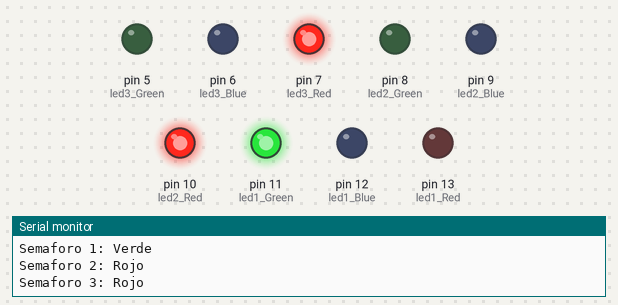
Bench run of a sketch on a simulated Arduino Uno, built with avr-gcc and run on an emulated ATmega328P. On the bench: output pins drawn as LEDs (lit = HIGH), the last lines printed to the serial monitor.

Above: at 1.5 s.
At 4.5 s:
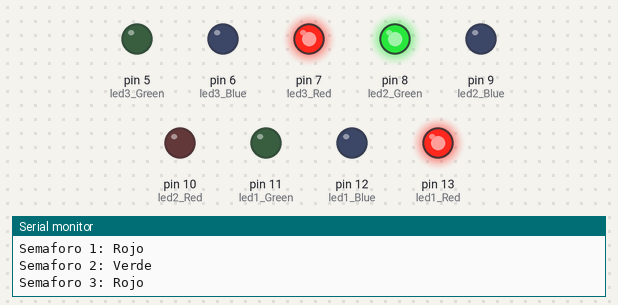
At 7.5 s:
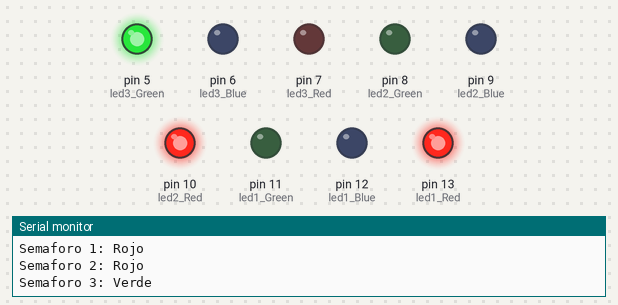
At 9.5 s:
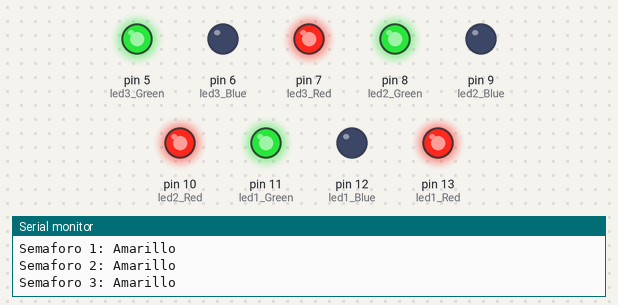
At 10.5 s:
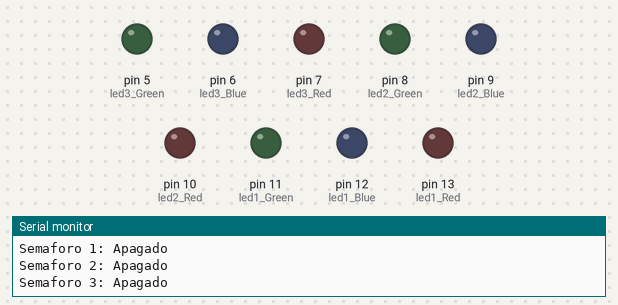
Timing chart, 0 to 14.3 s (numbered marks = the images above):
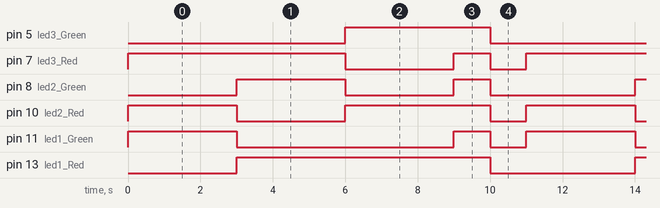

Measured:
- by itself, pin 5 (led3_Green): alternates HIGH for 4.0 s and LOW for 7.0 s
- by itself, pin 7 (led3_Red): repeats every 11.0 s: LOW 3.0 s, HIGH 1.0 s, LOW 1.0 s, HIGH 6.0 s
- by itself, pin 8 (led2_Green): repeats every 11.0 s: LOW 3.0 s, HIGH 1.0 s, LOW 4.0 s, HIGH 3.0 s
- by itself, pin 10 (led2_Red): repeats every 11.0 s: LOW 3.0 s, HIGH 4.0 s, LOW 1.0 s, HIGH 3.0 s
- by itself, pin 11 (led1_Green): repeats every 11.0 s: LOW 6.0 s, HIGH 1.0 s, LOW 1.0 s, HIGH 3.0 s
- by itself, pin 13 (led1_Red): alternates HIGH for 7.0 s and LOW for 4.0 s

The sketch:

Lab_02_Semaforo.ino
```cpp
// Pines para el LED RGB
#define led1_Red 13
#define led1_Green 11
#define led1_Blue 12

#define led2_Red 10
#define led2_Green 8
#define led2_Blue 9

#define led3_Red 7
#define led3_Green 5
#define led3_Blue 6


void led1Colors(int r, int g, int b) {
  analogWrite(led1_Red, r);
  analogWrite(led1_Green, g);
  analogWrite(led1_Blue, b);
  Serial.print("Semaforo 1: ");
  printColor(r, g, b);
}

void led2Colors(int r, int g, int b) {
  analogWrite(led2_Red, r);
  analogWrite(led2_Green, g);
  analogWrite(led2_Blue, b);
  Serial.print("Semaforo 2: ");
  printColor(r, g, b);
}

void led3Colors(int r, int g, int b) {
  analogWrite(led3_Red, r);
  analogWrite(led3_Green, g);
  analogWrite(led3_Blue, b);
  Serial.print("Semaforo 3: ");
  printColor(r, g, b);
}


void printColor(int r, int g, int b) {
  if (r == 255 && g == 0 && b == 0) {
    Serial.println("Rojo");
  } else if (r == 0 && g == 255 && b == 0) {
    Serial.println("Verde");
  } else if (r == 255 && g == 255 && b == 0) {
    Serial.println("Amarillo");
  } else {
    Serial.println("Apagado");
  }
}

void setup() {
  pinMode(led1_Red, OUTPUT);
  pinMode(led1_Green, OUTPUT);
  pinMode(led1_Blue, OUTPUT);

  pinMode(led2_Red, OUTPUT);
  pinMode(led2_Green, OUTPUT);
  pinMode(led2_Blue, OUTPUT);

  pinMode(led3_Red, OUTPUT);
  pinMode(led3_Green, OUTPUT);
  pinMode(led3_Blue, OUTPUT);

  Serial.begin(9600);
}

void loop() {
  //Semaforo 1
  led1Colors(0, 255, 0);
  led2Colors(255, 0, 0);
  led3Colors(255, 0, 0);
  delay(3000);

  //Semáforo 2
  led1Colors(255, 0, 0);
  led2Colors(0, 255, 0);
  led3Colors(255, 0, 0);
  delay(3000);

  //Semáforo 3
  led1Colors(255, 0, 0);
  led2Colors(255, 0, 0);
  led3Colors(0, 255, 0);
  delay(3000);

  //Intermitente
  led1Colors(255, 255, 0);
  led2Colors(255, 255, 0);
  led3Colors(255, 255, 0);
  delay(1000);
  led1Colors(0, 0, 0);
  led2Colors(0, 0, 0);
  led3Colors(0, 0, 0);
  delay(1000);
}
```
